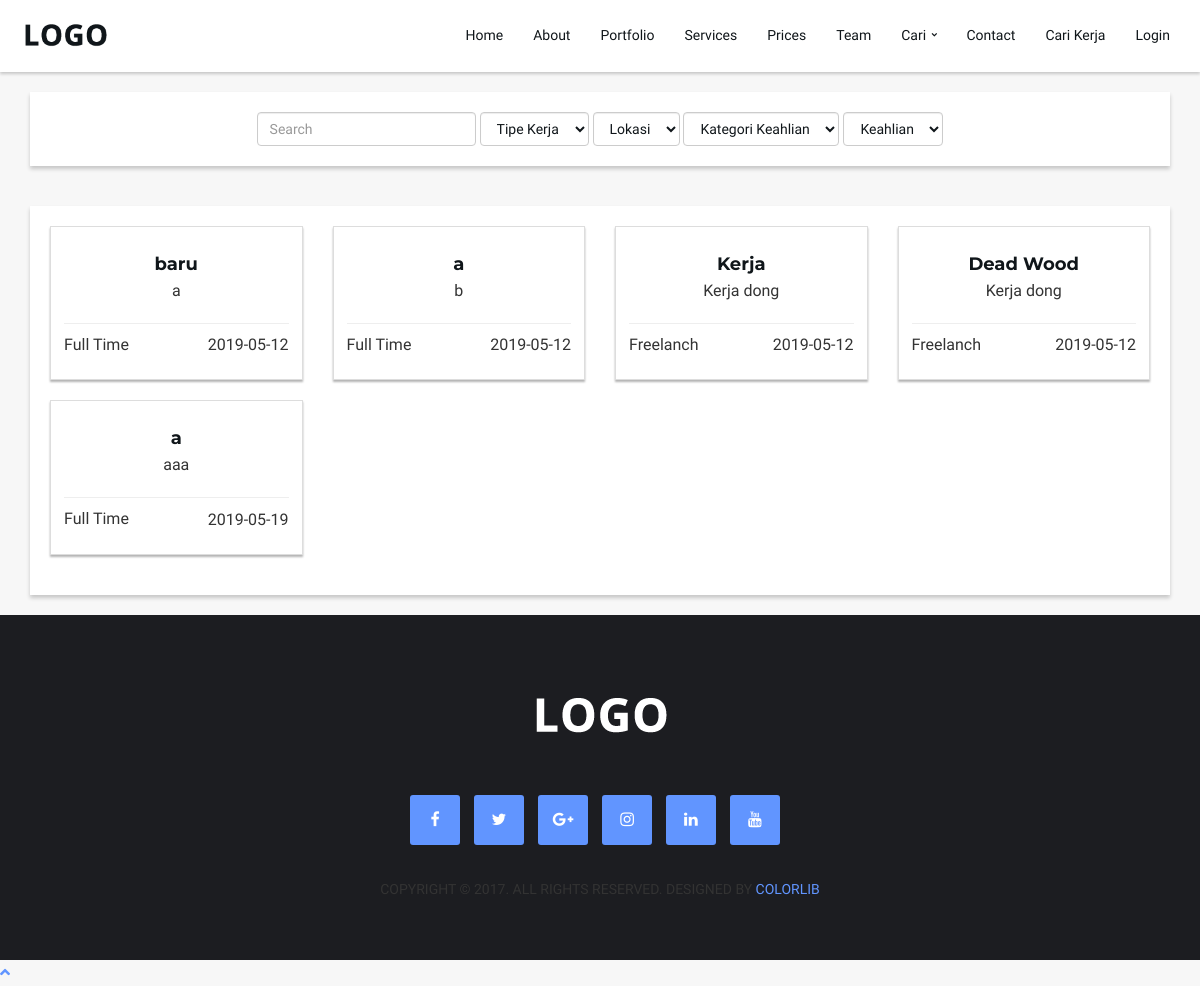
The app's page /index.php/search/cariKerja with its own data.
### tables this page shows
CREATE TABLE `list_lowongan_kerja` (
  `id_lowongan_kerja` varchar(10) NOT NULL,
  `id_user` varchar(10) NOT NULL,
  `judul` text NOT NULL,
  `gender` varchar(10) NOT NULL,
  `deskripsi` text NOT NULL,
  `usia_min` int(3) NOT NULL,
  `usia_maks` int(3) NOT NULL,
  `id_prov` char(2) NOT NULL,
  `id_kab` char(4) NOT NULL,
  `tanggal_penutupan` date NOT NULL,
  `tipe_kerja` varchar(20) NOT NULL,
  `detail_lowongan_kerja` text NOT NULL,
  `created_at` timestamp NOT NULL DEFAULT CURRENT_TIMESTAMP,
  `modified_at` timestamp NULL DEFAULT NULL
);

### application/controllers/Search.php (called while the page is built, shortened)
<?php defined('BASEPATH') or exit('No direct script access allowed');
class Search extends CI_Controller {
    public function __construct()
    {
        $this->load->model('Search_model');
    }
    public function cariKerja()
    {
        $data['title'] = 'Bio Project';
        $data['loker'] = $this->Search_model->getAllLowonganKerja();
        $this->load->view('partials/user/header', $data);
        $this->load->view('search/cari_kerja');
        $this->load->view('partials/user/footer');
    }
}

### index.php (called while the page is built, shortened)
<?php
require_once BASEPATH.'core/CodeIgniter.php';

### application/models/Search_model.php (called while the page is built, shortened)
<?php
class Search_model extends CI_Model {
    public function getAllLowonganKerja()
    {
        $this->db->join('kabupaten', 'kabupaten.id_kab = list_lowongan_kerja.id_kab');
        $this->db->join('provinsi', 'provinsi.id_prov = list_lowongan_kerja.id_prov');
        $query = $this->db->get('list_lowongan_kerja');
        return $query->result_array();
    }
}

### application/views/search/cari_kerja.php (the view, shortened to what this page needs)
<section id="cari-kerja">
    <div class="container">
        <div class="row">
            <div class="col-md-12 col-xs-12 text-center" style="margin-bottom:0px">
                <div class="content">
                    <form class="form-inline">
                        <div class="form-group">
                            <input class="form-control" type="search" placeholder="Search" aria-label="Search">
                        </div>
                        <div class="form-group">
                            <select class="form-control" id="sel1">
                                <option>Tipe Kerja</option>
                            </select>
                        </div>
                        <div class="form-group">
                            <select class="form-control" id="sel1">
                                <option>Lokasi</option>
                            </select>
                        </div>
                        <div class="form-group">
                            <select class="form-control" id="sel1">
                                <option>Kategori Keahlian</option>
                            </select>
                        </div>
                        <div class="form-group">
                            <select class="form-control" id="sel1">
                                <option>Keahlian</option>
                            </select>
                        </div>
                    </form>
                </div>
            </div>
        </div>
        <div class="row">
            <div class="col-md-12 col-xs-12">
                <div class="content">
                    <div class="row">
                        <?php foreach($loker as $l) : ?>
                        <a href="<?=base_url()?>detail-lowongan-kerja/<?=$l['id_lowongan_kerja']?>">
                            <div class="col-md-3 col-xs-6">
                                <div class="thumbnail">
                                    <div class="caption text-center">
                                        <h4 id="thumbnail-label"><?= $l['judul']?></h4>
                                        <div class="thumbnail-description smaller">
                                            <p><?=$l['deskripsi']?></p>
                                        </div>
                                        <hr style="margin-bottom:10px">
                                        <p style="text-align:left"><?=$l['tipe_kerja']?></p>
                                        <p style="float:right ; margin-top:-32px ">
                                            <?=date('Y-m-d' , strtotime($l['created_at']))?></p>
                                    </div>
                                </div>
                            </div>
                        </a>
                        <?php endforeach;?>
                    </div>
                </div>
            </div>
        </div>
    </div>
</section>

### assets/css/style.css (style rules this page uses)
html, body { font-family: 'Varela Round', sans-serif; font-size: 16px; line-height: 1.6; overflow-x: hidden; background-color: #F7F7F7; }
h1, h2, h3, h4, h5, h6 { font-family: 'Montserrat', sans-serif; font-weight: 700; margin-top: 0px; margin-bottom: 20px; color: #10161A; }
h4 { font-size: 18px; }
a { color: #6195FF; text-decoration: none; -webkit-transition: 0.2s opacity; transition: 0.2s opacity; }
.form-control { color: #10161A !important; }
.thumbnail { box-shadow: 0 2px 2px 0 rgba(0, 0, 0, 0.3); transition: 0.3s; min-width: 40%; border-radius: 0px !important; }
.thumbnail-description { min-height: 20px; }
#thumbnail-label { margin: 15px 0px 5px 0px; }
.content { margin-top: 20px; margin-bottom: 20px; background-color: white; padding: 20px; box-shadow: 0 3px 4px rgba(0, 0, 0, 0.2); }

### records on screen
list_lowongan_kerja: judul "baru", deskripsi "a", tipe_kerja "Full Time", created_at "2019-05-12"
list_lowongan_kerja: judul "a", deskripsi "b", tipe_kerja "Full Time", created_at "2019-05-12"
list_lowongan_kerja: judul "Kerja", deskripsi "Kerja dong", tipe_kerja "Freelanch", created_at "2019-05-12"
list_lowongan_kerja: judul "Dead Wood", deskripsi "Kerja dong", tipe_kerja "Freelanch", created_at "2019-05-12"
list_lowongan_kerja: judul "a", deskripsi "aaa", tipe_kerja "Full Time", created_at "2019-05-19"
